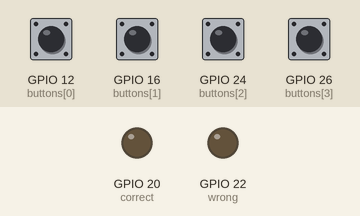
Simulated run of this program. Board: Raspberry Pi (BCM pin numbers). On the bench: output pins drawn as LEDs (lit = HIGH). The inputs (shaded band) are chosen by the test bench; at power-on: GPIO 12 (buttons[0]), GPIO 16 (buttons[1]), GPIO 24 (buttons[2]), GPIO 26 (buttons[3]) LOW.

Above: at 1.2 s.
1.3 s: GPIO 12 (buttons[0]) pulled HIGH for 0.15 s
At 2.3 s:
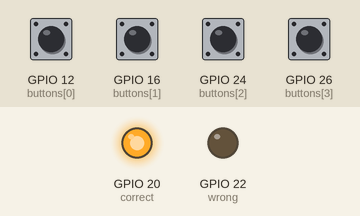
2.9 s: GPIO 16 (buttons[1]) pulled HIGH for 0.15 s
At 3.5 s:
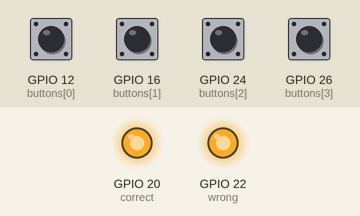
Timing chart, 0 to 5.9 s (numbered marks = the images above; inputs shaded):
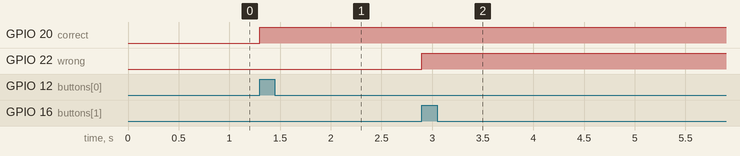

The program:

Final_Pi_project_code.py
```python
import RPi.GPIO as GPIO
from time import sleep

#Setting up the LED and switch pin numbers
wrong = 22
correct = 20
buttons = [12, 16, 24, 26]

#Use the Broadcam pin code
GPIO.setmode(GPIO.BCM)

#Setup the LED and switch pins
GPIO.setup(wrong, GPIO.OUT)
GPIO.setup(correct, GPIO.OUT)
GPIO.setup(buttons, GPIO.IN, pull_up_down = GPIO.PUD_DOWN)
##############################################################

#GPIO pins
try:
    while(True):
        #light LED if answer is true
        if (GPIO.input(buttons[0]) == GPIO.HIGH):
            GPIO.output(correct, GPIO.HIGH)
        for i in range(1,len(buttons)):
            if(GPIO.input(buttons[i]) == GPIO.HIGH):
                GPIO.output(wrong, GPIO.HIGH)

except KeyboardInterrupt:
    # reset the GPIO pints
    GPIO.cleanup()
```

Measured:
- after the input at 1.3 s, GPIO 20 (correct): LOW → HIGH at once
- after the input at 2.9 s, GPIO 22 (wrong): LOW → HIGH at once
